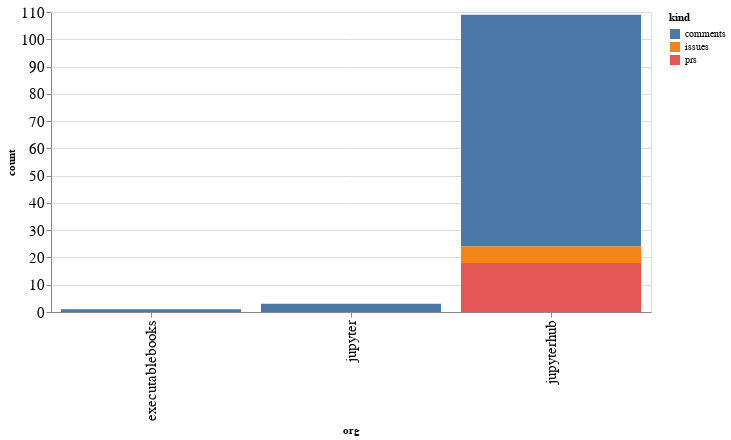

The notebook cell saved with this chart:
### Code cell
alt.Chart(org_summaries, width=600).mark_bar().encode(
    x='org',
    y='count',
    color='kind',
    tooltip="org"
)

### Figure 1 — Vega-Lite specification as saved in the notebook (floating-point values rounded to 4 significant figures)
{"config": {"axisLeft": {"labelFontSize": 15}, "axisBottom": {"labelFontSize": 15}}, "data": {"name": "data-181a05b9704466a9afab14335b5a9258"}, "mark": "bar", "encoding": {"color": {"type": "nominal", "field": "kind"}, "tooltip": {"type": "nominal", "field": "org"}, "x": {"type": "nominal", "field": "org"}, "y": {"type": "quantitative", "field": "count"}}, "width": 600, "$schema": "https://vega.github.io/schema/vega-lite/v4.8.1.json", "datasets": {"data-181a05b9704466a9afab14335b5a9258": [{"org": "executablebooks", "kind": "comments", "count": 1}, {"org": "jupyter", "kind": "comments", "count": 3}, {"org": "jupyterhub", "kind": "comments", "count": 85}, {"org": "jupyterhub", "kind": "issues", "count": 6}, {"org": "jupyterhub", "kind": "prs", "count": 18}]}}
